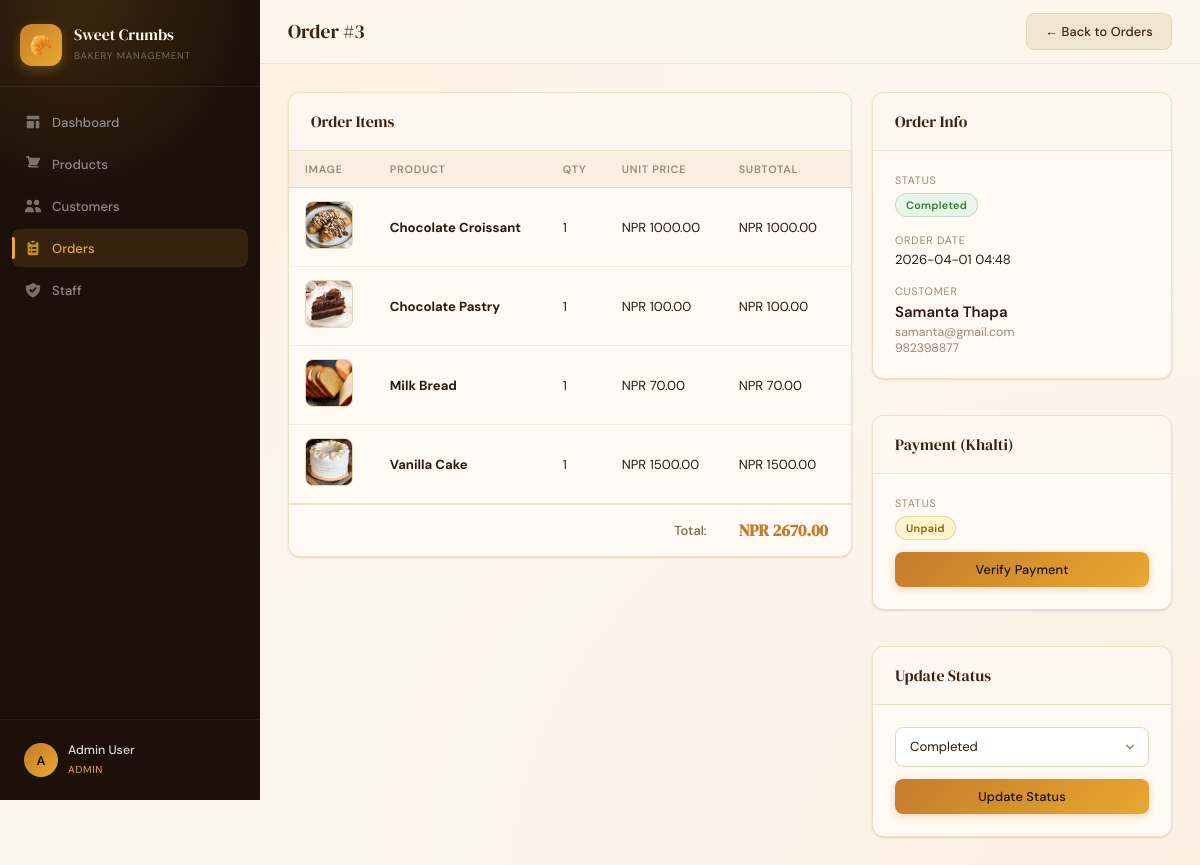
Page /orders/3 (signed in) on the committed database.
### tables this page shows
CREATE TABLE "order" (
                id INTEGER PRIMARY KEY AUTOINCREMENT,
                customer_id INTEGER NOT NULL,
                total_price REAL NOT NULL DEFAULT 0,
                status TEXT NOT NULL DEFAULT 'pending',
                order_date TEXT DEFAULT CURRENT_TIMESTAMP, payment_status TEXT NOT NULL DEFAULT 'unpaid', payment_method TEXT, payment_pidx TEXT, payment_txn_id TEXT, stock_restored INTEGER NOT NULL DEFAULT 0,
                FOREIGN KEY (customer_id) REFERENCES customer(id)
            );

CREATE TABLE order_item (
                id INTEGER PRIMARY KEY AUTOINCREMENT,
                order_id INTEGER NOT NULL,
                product_id INTEGER NOT NULL,
                quantity INTEGER NOT NULL,
                unit_price REAL NOT NULL,
                FOREIGN KEY (order_id) REFERENCES "order"(id),
                FOREIGN KEY (product_id) REFERENCES product(id)
            );

CREATE TABLE product (
                id INTEGER PRIMARY KEY AUTOINCREMENT,
                name TEXT NOT NULL,
                description TEXT,
                price REAL NOT NULL,
                stock_qty INTEGER NOT NULL DEFAULT 0,
                category_id INTEGER,
                image_path TEXT,
                created_at TEXT DEFAULT CURRENT_TIMESTAMP,
                FOREIGN KEY (category_id) REFERENCES category(id)
            );

CREATE TABLE customer (
                id INTEGER PRIMARY KEY AUTOINCREMENT,
                name TEXT NOT NULL,
                email TEXT UNIQUE NOT NULL,
                phone TEXT,
                address TEXT,
                created_at TEXT DEFAULT CURRENT_TIMESTAMP
            , password_hash TEXT, active INTEGER NOT NULL DEFAULT 1);

### app.py (the view)
@app.route('/orders/<int:oid>')
@requires_permission('orders')
def order_detail(oid):
    try:
        conn = get_db()
        order = conn.execute('''SELECT o.*, c.name as customer_name, c.email, c.phone
                                FROM \"order\" o JOIN customer c ON o.customer_id=c.id
                                WHERE o.id=?''', (oid,)).fetchone()
        if not order:
            flash('Order not found.', 'danger')
            return redirect(url_for('orders'))
        items = conn.execute('''SELECT oi.*, p.name as product_name, p.image_path
                                FROM order_item oi JOIN product p ON oi.product_id=p.id
                                WHERE oi.order_id=?''', (oid,)).fetchall()
        conn.close()
        return render_template('order_detail.html', order=order, items=items)
    except Exception as e:
        logger.error(f'Error loading order detail: {e}')
        flash('Error loading order.', 'danger')
        return redirect(url_for('orders'))

### app.py (called while the page is built)
def get_db():
    try:
        conn = sqlite3.connect(DB_PATH)
        conn.row_factory = sqlite3.Row
        return conn
    except sqlite3.Error as e:
        logger.error(f'Database connection error: {e}')
        raise

def requires_permission(module):
    def decorator(f):
        @wraps(f)
        def decorated(*args, **kwargs):
            if 'user_id' not in session:
                return redirect(url_for('login'))
            role = session.get('role', 'staff')
            if module not in ROLE_PERMISSIONS.get(role, set()):
                logger.warning(f'Access denied for user {session.get("user_id")} to module {module}')
                flash(f'Access denied. Your role ({role}) cannot access {module}.', 'danger')
                return redirect(url_for('index'))
            return f(*args, **kwargs)
        return decorated
    return decorator

### templates/order_detail.html (shortened to what this page needs)
{% extends 'base.html' %}
{% block page_title %}Order #{{ order.id }}{% endblock %}
{% block topbar_actions %}
  <a href="{{ url_for('orders') }}" class="btn btn-secondary">← Back to Orders</a>
{% endblock %}
{% block content %}
<div style="display:grid;grid-template-columns:1fr 300px;gap:20px;align-items:start">
  <div class="card">
    <div class="card-header"><h2>Order Items</h2></div>
    <div class="table-wrap">
      <table>
        <thead>
          <tr><th>Image</th><th>Product</th><th>Qty</th><th>Unit Price</th><th>Subtotal</th></tr>
        </thead>
        <tbody>
          {% for item in items %}
          <tr>
            <td>
              {% if item.image_path %}
                <img src="{{ url_for('static', filename='uploads/' + item.image_path) }}"
                     alt="{{ item.product_name }}" class="product-img">
              {% else %}
                <div class="product-img-placeholder">🍞</div>
              {% endif %}
            </td>
            <td><strong>{{ item.product_name }}</strong></td>
            <td>{{ item.quantity }}</td>
            <td>NPR {{ "%.2f"|format(item.unit_price) }}</td>
            <td>NPR {{ "%.2f"|format(item.quantity * item.unit_price) }}</td>
          </tr>
          {% endfor %}
        </tbody>
        <tfoot>
          <tr>
            <td colspan="4" style="text-align:right;color:var(--text-light);font-weight:500">Total:</td>
            <td><span class="order-total">NPR {{ "%.2f"|format(order.total_price) }}</span></td>
          </tr>
        </tfoot>
      </table>
    </div>
  </div>
  <div style="display:flex;flex-direction:column;gap:16px">
    <div class="card">
      <div class="card-header"><h2>Order Info</h2></div>
      <div class="card-body">
        <div style="margin-bottom:16px">
          <p style="font-size:0.72rem;text-transform:uppercase;letter-spacing:0.07em;color:var(--muted);margin-bottom:6px">Status</p>
          <span class="badge badge-{{ order.status }}">{{ order.status.title() }}</span>
        </div>
        <div style="margin-bottom:16px">
          <p style="font-size:0.72rem;text-transform:uppercase;letter-spacing:0.07em;color:var(--muted);margin-bottom:4px">Order Date</p>
          <p style="font-size:0.88rem">{{ order.order_date[:16] }}</p>
        </div>
        <div>
          <p style="font-size:0.72rem;text-transform:uppercase;letter-spacing:0.07em;color:var(--muted);margin-bottom:4px">Customer</p>
          <p style="font-weight:600;margin-bottom:2px">{{ order.customer_name }}</p>
          <p style="font-size:0.82rem;color:var(--muted)">{{ order.email }}</p>
          <p style="font-size:0.82rem;color:var(--muted)">{{ order.phone or '' }}</p>
        </div>
      </div>
    </div>
    <div class="card">
      <div class="card-header"><h2>Payment (Khalti)</h2></div>
      <div class="card-body">
        <div style="margin-bottom:12px">
          <p style="font-size:0.72rem;text-transform:uppercase;letter-spacing:0.07em;color:var(--muted);margin-bottom:6px">Status</p>
          <span class="badge badge-{{ order.payment_status }}">{{ (order.payment_status or 'unpaid')|title }}</span>
        </div>
        {% if order.payment_status not in ['paid'] %}
        <form method="post" action="{{ url_for('verify_payment', oid=order.id) }}">
          <button type="submit" class="btn btn-primary" style="width:100%;justify-content:center">Verify Payment</button>
        </form>
        {% endif %}
      </div>
    </div>
    <div class="card">
      <div class="card-header"><h2>Update Status</h2></div>
      <div class="card-body">
        <form method="post" action="{{ url_for('update_order_status', oid=order.id) }}">
          <div class="form-group" style="margin-bottom:12px">
            <select name="status" class="form-control">
              {% for s in ['pending','processing','completed','cancelled'] %}
                <option value="{{ s }}" {{ 'selected' if order.status == s }}>{{ s.title() }}</option>
              {% endfor %}
            </select>
          </div>
          <button type="submit" class="btn btn-primary" style="width:100%;justify-content:center">Update Status</button>
        </form>
      </div>
    </div>
  </div>
</div>
{% endblock %}

### static/css/style.css (style rules this page uses)
:root { --espresso: #1C1008; --brown: #3D2314; --mocha: #6B3F22; --caramel: #C47C2B; --gold: #E8A830; --cream: #FDF6EC; --warm-white: #FFFAF4; --tan: #E8D5B5; --muted: #9C8A74; --text: #2C1A0E; --text-light: #7A6552; --success: #2E7D32; --success-bg: #E8F5E9; --danger: #C0392B; --danger-bg: #FDEDEC; --warning: #E67E22; --warning-bg: #FEF9E7; --info: #1565C0; --info-bg: #E3F2FD; --sidebar-w: 260px; --topbar-h: 64px; --radius: 12px; --radius-sm: 8px; --radius-lg: 18px; --shadow-sm: 0 1px 3px rgba(28, 16, 8, 0.08), 0 1px 2px rgba(28, 16, 8, 0.06); --shadow: 0 4px 16px rgba(28, 16, 8, 0.1), 0 2px 6px rgba(28, 16, 8, 0.06); --shadow-lg: 0 12px 40px rgba(28, 16, 8, 0.14), 0 4px 16px rgba(28, 16, 8, 0.08); --font-display: 'DM Serif Display', Georgia, serif; --font-body: 'DM Sans', system-ui, sans-serif; --transition: 0.2s cubic-bezier(0.4, 0, 0.2, 1); }
*, *::before, *::after { box-sizing: border-box; margin: 0; padding: 0; }
html { font-size: 15px; scroll-behavior: smooth; }
body { font-family: var(--font-body); background: var(--cream); color: var(--text); display: flex; min-height: 100vh; -webkit-font-smoothing: antialiased; background-image: radial-gradient(ellipse at 0% 0%, rgba(228, 168, 48, 0.07) 0%, transparent 50%), radial-gradient(ellipse at 100% 100%, rgba(196, 124, 43, 0.05) 0%, transparent 50%); }
.btn { display: inline-flex; align-items: center; gap: 6px; padding: 9px 18px; border-radius: var(--radius-sm); font-size: 0.85rem; font-weight: 500; font-family: var(--font-body); border: none; cursor: pointer; text-decoration: none; transition: all var(--transition); white-space: nowrap; letter-spacing: 0.01em; }
.btn-primary { background: linear-gradient(135deg, var(--caramel), var(--gold)); color: var(--espresso); box-shadow: 0 2px 8px rgba(196, 124, 43, 0.3); }
.btn-secondary { background: rgba(232, 213, 181, 0.5); color: var(--brown); border: 1px solid var(--tan); }
.card { background: var(--warm-white); border-radius: var(--radius); border: 1px solid rgba(232, 213, 181, 0.7); box-shadow: var(--shadow-sm); overflow: hidden; margin-bottom: 20px; }
.card-header { display: flex; align-items: center; justify-content: space-between; padding: 18px 22px; border-bottom: 1px solid rgba(232, 213, 181, 0.6); background: rgba(253, 246, 236, 0.5); }
.card-header h2 { font-family: var(--font-display); font-size: 1.05rem; font-weight: 400; color: var(--brown); }
.card-body { padding: 22px; }
.table-wrap { overflow-x: auto; -webkit-overflow-scrolling: touch; }
table { width: 100%; border-collapse: collapse; font-size: 0.875rem; }
thead th { background: rgba(232, 213, 181, 0.3); padding: 11px 16px; text-align: left; font-size: 0.72rem; font-weight: 600; text-transform: uppercase; letter-spacing: 0.07em; color: var(--muted); border-bottom: 1px solid rgba(232, 213, 181, 0.8); white-space: nowrap; }
tbody td { padding: 13px 16px; border-bottom: 1px solid rgba(232, 213, 181, 0.4); color: var(--text); vertical-align: middle; }
tbody tr:last-child td { border-bottom: none; }
tbody tr { transition: background var(--transition); }
tfoot td { padding: 14px 16px; border-top: 2px solid rgba(232, 213, 181, 0.6); font-weight: 600; }
.badge { display: inline-flex; align-items: center; gap: 4px; padding: 4px 10px; border-radius: 100px; font-size: 0.72rem; font-weight: 600; letter-spacing: 0.03em; white-space: nowrap; }
.badge-completed { background: var(--success-bg); color: var(--success); border: 1px solid rgba(46, 125, 50, 0.2); }
.badge-initiated, .badge-unpaid { background: #fff3cd; color: #856404; border: 1px solid rgba(133, 100, 4, 0.2); }
.form-group { display: flex; flex-direction: column; gap: 6px; }
.form-control { width: 100%; padding: 10px 14px; border: 1.5px solid var(--tan); border-radius: var(--radius-sm); font-size: 0.875rem; font-family: var(--font-body); color: var(--text); background: #fff; transition: all var(--transition); outline: none; appearance: none; -webkit-appearance: none; }
.form-control::placeholder { color: #BBA98A; }
select.form-control { background-repeat: no-repeat; background-position: right 10px center; background-size: 16px; padding-right: 36px; }
.order-total { font-family: var(--font-display); font-size: 1.1rem; color: var(--caramel); }
.product-img { width: 48px; height: 48px; border-radius: 8px; object-fit: cover; border: 1px solid var(--tan); }
.content>* { animation: fadeIn 0.35s ease both; }
body { overflow-x: hidden; }

### rows in the picture
order: id "3", total_price "2670.00", status "Completed", order_date "2026-04-01 04:48", payment_status "Unpaid"
order_item: image_path (picture), product_name "Chocolate Croissant", quantity "1", unit_price "1000.00", item.quantity*item.unit_price "1000.00"
order_item: image_path (picture), product_name "Chocolate Pastry", quantity "1", unit_price "100.00", item.quantity*item.unit_price "100.00"
order_item: image_path (picture), product_name "Milk Bread", quantity "1", unit_price "70.00", item.quantity*item.unit_price "70.00"
order_item: image_path (picture), product_name "Vanilla Cake", quantity "1", unit_price "1500.00", item.quantity*item.unit_price "1500.00"
customer: customer_name "Samanta Thapa", email "samanta@gmail.com", phone "982398877"

### other values in the picture
{{ session.get('name','?')[0].upper() }} "A"
{{ session.get('name','User') }} "Admin User"
{{ session.get('role','staff').title() }} "ADMIN"
form field status "Completed"
